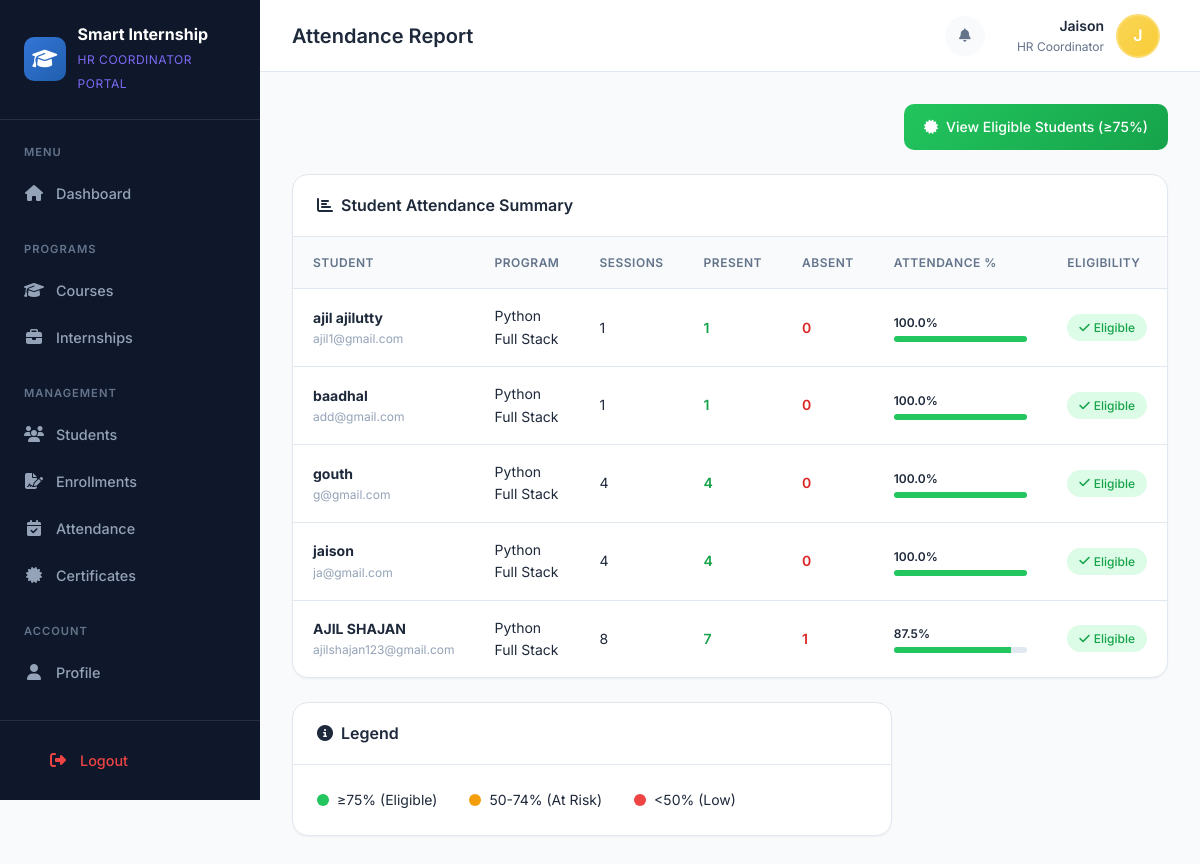
/coordinator/attendance/report/ (signed in), run on the app's committed database.
### accounts/models.py (models this page shows, shortened)
class User(AbstractUser):
    ROLE_CHOICES = (
        ('ADMIN', 'Admin'),
        ('COORDINATOR', 'HR Coordinator'),
        ('STUDENT', 'Student'),
    )
    APPROVAL_STATUS_CHOICES = (
        ('PENDING', 'Pending Approval'),
        ('APPROVED', 'Approved'),
        ('REJECTED', 'Rejected'),
    )
    role = models.CharField(max_length=20, choices=ROLE_CHOICES, default='STUDENT')
    phone = models.CharField(max_length=15, blank=True, null=True)
    address = models.TextField(blank=True, null=True)
    profile_picture = models.ImageField(upload_to='profiles/', blank=True, null=True)
    institution = models.ForeignKey(
        'institutions.Institution',
        on_delete=models.SET_NULL,
        null=True,
        blank=True,
        related_name='users'
    )
    qualification = models.CharField(max_length=255, blank=True, null=True, help_text="Student's highest qualification")
    is_active = models.BooleanField(default=True)
    approval_status = models.CharField(
        max_length=20,
        choices=APPROVAL_STATUS_CHOICES,
        default='APPROVED',  # Default to APPROVED for admin/coordinator, will be PENDING for students
        help_text='Approval status for student registrations'
    )
    approved_by = models.ForeignKey(
        'self',
        on_delete=models.SET_NULL,
        null=True,
        blank=True,
        related_name='approved_students',
        help_text='Coordinator or Admin who approved/rejected this user'
    )
    approval_date = models.DateTimeField(null=True, blank=True)
    rejection_reason = models.TextField(blank=True, null=True, help_text='Reason for rejection if rejected')
    created_at = models.DateTimeField(auto_now_add=True)
    updated_at = models.DateTimeField(auto_now=True)
    class Meta:
        verbose_name = 'User'
        verbose_name_plural = 'Users'

### applications/models.py (models this page shows, shortened)
class Application(models.Model):
    STATUS_CHOICES = [
        ('PENDING', 'Pending'),
        ('APPROVED', 'Approved'),
        ('REJECTED', 'Rejected'),
        ('WITHDRAWN', 'Withdrawn'),
    ]
    student = models.ForeignKey(
        settings.AUTH_USER_MODEL,
        on_delete=models.CASCADE,
        limit_choices_to={'role': 'STUDENT'},
        related_name='applications'
    )
    course = models.ForeignKey(Course, null=True, blank=True, on_delete=models.CASCADE)
    internship = models.ForeignKey(Internship, null=True, blank=True, on_delete=models.CASCADE)
    status = models.CharField(max_length=20, choices=STATUS_CHOICES, default='PENDING')
    applied_at = models.DateTimeField(auto_now_add=True)
    reviewed_at = models.DateTimeField(blank=True, null=True)
    reviewed_by = models.ForeignKey(
        settings.AUTH_USER_MODEL,
        on_delete=models.SET_NULL,
        null=True,
        blank=True,
        related_name='reviewed_applications'
    )
    notes = models.TextField(blank=True, null=True, help_text="Notes from reviewer")
    student_remarks = models.TextField(blank=True, null=True, help_text="Remarks from student")
    class Meta:
        verbose_name = 'Application'
        verbose_name_plural = 'Applications'
        ordering = ['-applied_at']
    @property
    def program_name(self):
        if self.course:
            return self.course.name
        elif self.internship:
            return self.internship.title
        return 'N/A'

### courses/models.py (models this page shows, shortened)
class Course(models.Model):
    name = models.CharField(max_length=200)
    description = models.TextField(blank=True, null=True)
    institution = models.ForeignKey(Institution, on_delete=models.CASCADE)
    coordinator = models.ForeignKey(
        settings.AUTH_USER_MODEL,
        on_delete=models.SET_NULL,
        null=True,
        blank=True,
        limit_choices_to={'role': 'COORDINATOR'},
        related_name='coordinated_courses'
    )
    CATEGORY_CHOICES = (
        ('WEB', 'Web Development'),
        ('PYTHON', 'Python Programming'),
        ('DATA', 'Data Science'),
        ('AI', 'Artificial Intelligence'),
        ('APP', 'App Development'),
        ('CYBER', 'Cyber Security'),
        ('DESIGN', 'UI/UX Design'),
        ('OTHER', 'Other'),
    )
    category = models.CharField(max_length=20, choices=CATEGORY_CHOICES, default='OTHER')
    duration_days = models.IntegerField(default=30, help_text="Duration in days")
    max_students = models.IntegerField(default=50)
    start_date = models.DateField(blank=True, null=True)
    end_date = models.DateField(blank=True, null=True)
    eligibility = models.TextField(blank=True, null=True, help_text="Eligibility criteria")
    is_active = models.BooleanField(default=True)
    created_at = models.DateTimeField(auto_now_add=True)
    updated_at = models.DateTimeField(auto_now=True)
    class Meta:
        verbose_name = 'Course'
        verbose_name_plural = 'Courses'
        ordering = ['-created_at']

### accounts/coordinator_views.py (the view)
# urls.py: path('attendance/report/', coordinator_views.attendance_report, name='attendance_report'),
@coordinator_required
def attendance_report(request):
    coordinator = request.user
    courses = Course.objects.filter(coordinator=coordinator)
    internships = Internship.objects.filter(coordinator=coordinator)
    course_ids = courses.values_list('id', flat=True)
    internship_ids = internships.values_list('id', flat=True)
    applications = Application.objects.filter(
        Q(course_id__in=course_ids) | Q(internship_id__in=internship_ids),
        status='APPROVED'
    ).select_related('student', 'course', 'internship')
    report_data = []
    for app in applications:
        attendance_percentage = Attendance.get_attendance_percentage(app)
        total_records = Attendance.objects.filter(application=app).count()
        present_count = Attendance.objects.filter(application=app, status__in=['PRESENT', 'LATE']).count()
        absent_count = Attendance.objects.filter(application=app, status='ABSENT').count()
        report_data.append({
            'application': app,
            'student': app.student,
            'program_name': app.program_name,
            'total_sessions': total_records,
            'present': present_count,
            'absent': absent_count,
            'percentage': attendance_percentage,
            'eligible': attendance_percentage >= 75,
        })
    report_data.sort(key=lambda x: x['percentage'], reverse=True)
    context = {
        'report_data': report_data,
        'courses': courses,
        'internships': internships,
    }
    return render(request, 'coordinator/attendance_report.html', context)

### templates/coordinator/attendance_report.html (shortened to what this page needs)
{% extends 'coordinator/base.html' %}
{% block page_title %}Attendance Report{% endblock %}
{% block content %}
<div style="display: flex; justify-content: flex-end; margin-bottom: var(--space-6);">
    <a href="{% url 'coordinator:eligible_students' %}" class="btn btn-success">
        <i class="fas fa-certificate"></i> View Eligible Students (≥75%)
    </a>
</div>
<div class="card">
    <div class="card-header">
        <h3 class="card-title"><i class="fas fa-chart-bar" style="margin-right: 8px;"></i>Student Attendance Summary</h3>
    </div>
    <div class="card-body" style="padding: 0;">
        <div class="table-container">
            <table class="data-table">
                <thead>
                    <tr>
                        <th>Student</th>
                        <th>Program</th>
                        <th>Sessions</th>
                        <th>Present</th>
                        <th>Absent</th>
                        <th style="width: 200px;">Attendance %</th>
                        <th>Eligibility</th>
                    </tr>
                </thead>
                <tbody>
                    {% for data in report_data %}
                    <tr>
                        <td>
                            <strong>{{ data.student.get_full_name|default:data.student.username }}</strong>
                            <div style="font-size: 0.75rem; color: var(--text-muted);">{{ data.student.email }}</div>
                        </td>
                        <td>{{ data.program_name }}</td>
                        <td>{{ data.total_sessions }}</td>
                        <td style="color: var(--success-dark); font-weight: 600;">{{ data.present }}</td>
                        <td style="color: var(--error-dark); font-weight: 600;">{{ data.absent }}</td>
                        <td>
                            <div style="display: flex; flex-direction: column; gap: var(--space-1);">
                                <div style="display: flex; justify-content: space-between; font-size: 0.75rem; font-weight: 600;">
                                    <span>{{ data.percentage }}%</span>
                                </div>
                                <div style="height: 6px; background: var(--gray-200); border-radius: var(--radius-full); overflow: hidden;">
                                    <div style="height: 100%; width: {{ data.percentage }}%;
                                        background: {% if data.percentage >= 75 %}var(--success){% elif data.percentage >= 50 %}var(--warning){% else %}var(--error){% endif %};">
                                    </div>
                                </div>
                            </div>
                        </td>
                        <td>
                            {% if data.eligible %}
                                <span class="badge badge-success"><i class="fas fa-check" style="margin-right: 4px;"></i>Eligible</span>
                            {% else %}
                                <span class="badge badge-error"><i class="fas fa-times" style="margin-right: 4px;"></i>Not Eligible</span>
                            {% endif %}
                        </td>
                    </tr>
                    {% endfor %}
                </tbody>
            </table>
        </div>
    </div>
</div>
<div class="card" style="margin-top: var(--space-6); max-width: 600px;">
    <div class="card-header">
        <h3 class="card-title"><i class="fas fa-info-circle" style="margin-right: 8px;"></i>Legend</h3>
    </div>
    <div class="card-body">
        <div style="display: flex; gap: var(--space-8);">
            <div style="display: flex; align-items: center; gap: var(--space-2);">
                <div style="width: 12px; height: 12px; border-radius: 50%; background: var(--success);"></div>
                <span style="font-size: 0.875rem;">≥75% (Eligible)</span>
            </div>
            <div style="display: flex; align-items: center; gap: var(--space-2);">
                <div style="width: 12px; height: 12px; border-radius: 50%; background: var(--warning);"></div>
                <span style="font-size: 0.875rem;">50-74% (At Risk)</span>
            </div>
            <div style="display: flex; align-items: center; gap: var(--space-2);">
                <div style="width: 12px; height: 12px; border-radius: 50%; background: var(--error);"></div>
                <span style="font-size: 0.875rem;">&lt;50% (Low)</span>
            </div>
        </div>
    </div>
</div>
{% endblock %}

### templates/coordinator/base.html (shortened to what this page needs)
{% load static %}
<!DOCTYPE html>
<html lang="en">
<head>
    <link rel="stylesheet" href="https://cdnjs.cloudflare.com/ajax/libs/font-awesome/6.4.2/css/all.min.css">
    <link rel="stylesheet" href="{% static 'css/style.css' %}">
</head>
<body>
    <div class="app-layout">
        <aside class="sidebar">
            <div class="sidebar-header">
                <div class="sidebar-logo">
                    <div class="sidebar-logo-icon">
                        <i class="fas fa-graduation-cap"></i>
                    </div>
                    <div class="sidebar-logo-text">
                        <h1>Smart Internship</h1>
                        <span>HR Coordinator Portal</span>
                    </div>
                </div>
            </div>
            <nav class="sidebar-nav">
                <div class="nav-section">
                    <div class="nav-section-title">Menu</div>
                    <a href="{% url 'coordinator:dashboard' %}" class="nav-item {% if request.resolver_match.url_name == 'dashboard' %}active{% endif %}">
                        <i class="fas fa-home"></i>
                        <span>Dashboard</span>
                    </a>
                </div>
                <div class="nav-section">
                    <div class="nav-section-title">Programs</div>
                    <a href="{% url 'coordinator:courses' %}" class="nav-item {% if request.resolver_match.url_name == 'courses' %}active{% endif %}">
                        <i class="fas fa-graduation-cap"></i>
                        <span>Courses</span>
                    </a>
                    <a href="{% url 'coordinator:internships' %}" class="nav-item {% if request.resolver_match.url_name == 'internships' %}active{% endif %}">
                        <i class="fas fa-briefcase"></i>
                        <span>Internships</span>
                    </a>
                </div>
                <div class="nav-section">
                    <div class="nav-section-title">Management</div>
                    <a href="{% url 'coordinator:students' %}" class="nav-item {% if request.resolver_match.url_name == 'students' or request.resolver_match.url_name == 'student_detail' %}active{% endif %}">
                        <i class="fas fa-users"></i>
                        <span>Students</span>
                    </a>
                    <a href="{% url 'coordinator:applications' %}" class="nav-item {% if request.resolver_match.url_name == 'applications' %}active{% endif %}">
                        <i class="fas fa-file-signature"></i>
                        <span>Enrollments</span>
                    </a>
                    <a href="{% url 'coordinator:attendance' %}" class="nav-item {% if request.resolver_match.url_name == 'attendance' or request.resolver_match.url_name == 'mark_attendance' %}active{% endif %}">
                        <i class="fas fa-calendar-check"></i>
                        <span>Attendance</span>
                    </a>
                    <a href="{% url 'coordinator:certificates' %}" class="nav-item {% if request.resolver_match.url_name == 'certificates' %}active{% endif %}">
                        <i class="fas fa-certificate"></i>
                        <span>Certificates</span>
                    </a>
                </div>
                <div class="nav-section">
                    <div class="nav-section-title">Account</div>
                    <a href="{% url 'coordinator:profile' %}" class="nav-item {% if request.resolver_match.url_name == 'profile' %}active{% endif %}">
                        <i class="fas fa-user"></i>
                        <span>Profile</span>
                    </a>
                </div>
            </nav>
            <div class="sidebar-footer">
                <a href="{% url 'logout' %}" class="nav-item logout">
                    <i class="fas fa-sign-out-alt"></i>
                    <span>Logout</span>
                </a>
            </div>
        </aside>
        <main class="main-content">
            <header class="header">
                <div class="header-left">
                    <h2 class="page-title">{% block page_title %}Dashboard{% endblock %}</h2>
                </div>
                <div class="header-right">
                    <div class="header-actions">
                        <button class="header-btn">
                            <i class="fas fa-bell"></i>
                        </button>
                    </div>
                    <div class="user-menu">
                        <div class="user-info">
                            <div class="user-name">{{ request.user.get_full_name|default:request.user.username }}</div>
                            <div class="user-role">HR Coordinator</div>
                        </div>
                        <div class="user-avatar">
                            {% if request.user.profile_picture %}
                                <img src="{{ request.user.profile_picture.url }}" alt="Avatar" style="width:100%;height:100%;border-radius:50%;object-fit:cover;">
                            {% else %}
                                {{ request.user.username|slice:":1"|upper }}
                            {% endif %}
                        </div>
                    </div>
                </div>
            </header>
            <div class="page-content">
                {% block content %}{% endblock %}
            </div>
        </main>
    </div>
</body>
</html>

### data on the page
User: user.get_full_name "Jaison", user.username "J"
Application: student.get_full_name "ajil ajilutty", student.email "ajil1@gmail.com", program_name "Python Full Stack", total_sessions "1", present "1", absent "0", percentage "100.0"
Application: student.get_full_name "baadhal", student.email "add@gmail.com", program_name "Python Full Stack", total_sessions "1", present "1", absent "0", percentage "100.0"
Application: student.get_full_name "gouth", student.email "g@gmail.com", program_name "Python Full Stack", total_sessions "4", present "4", absent "0", percentage "100.0"
Application: student.get_full_name "jaison", student.email "ja@gmail.com", program_name "Python Full Stack", total_sessions "4", present "4", absent "0", percentage "100.0"
Application: student.get_full_name "AJIL SHAJAN", student.email "ajilshajan123@gmail.com", program_name "Python Full Stack", total_sessions "8", present "7", absent "1", percentage "87.5"
